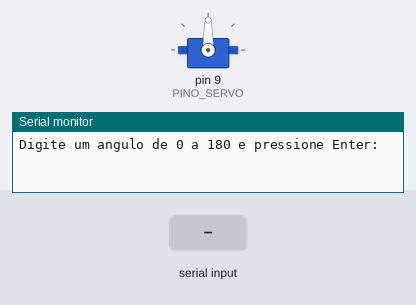
Simulated run of this sketch. Board: Arduino Uno, built with avr-gcc and run on an emulated ATmega328P. On the bench: servo, the last lines printed to the serial monitor. The inputs (shaded band) are chosen by the test bench.

Above: at 1.2 s.
1.3 s: "90,45\n" received over Serial
At 2.1 s:
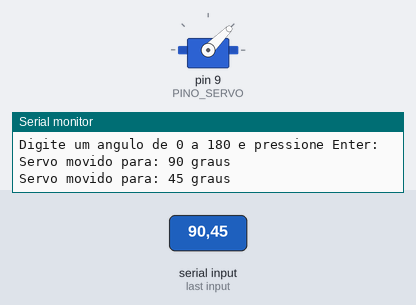
2.8 s: "30,150\n" received over Serial
At 3.3 s:
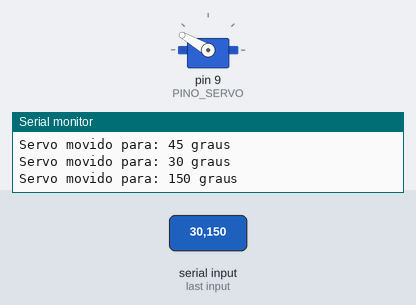
4.3 s: "5\n" received over Serial
At 5.5 s:
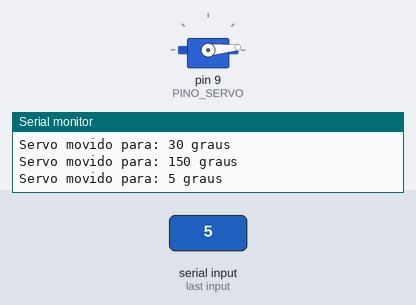
5.8 s: "90\n" received over Serial
At 6.6 s:
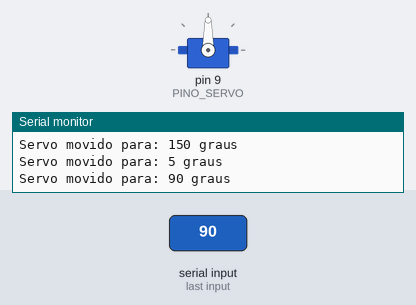
Timing chart, 0 to 8.3 s (numbered marks = the images above; inputs shaded):
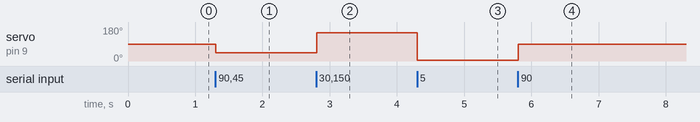

Measured:
- after the input at 1.3 s, servo on pin 9 (PINO_SERVO): 90° → 45° at once
- after the input at 2.8 s, servo on pin 9 (PINO_SERVO): 45° → 150° at once
- after the input at 4.3 s, servo on pin 9 (PINO_SERVO): 150° → 5° at once
- after the input at 5.8 s, servo on pin 9 (PINO_SERVO): 5° → 90° at once

The sketch:

servoAngle.ino
```cpp
#include <Servo.h>

Servo meuServo;

const int PINO_SERVO = 9;

void setup() {
  Serial.begin(9600);
  meuServo.attach(PINO_SERVO);

  Serial.println("Digite um angulo de 0 a 180 e pressione Enter:");
}

void loop() {
  if (Serial.available() > 0) {
    int angulo = Serial.parseInt();

    if (angulo >= 0 && angulo <= 180) {
      meuServo.write(angulo);

      Serial.print("Servo movido para: ");
      Serial.print(angulo);
      Serial.println(" graus");
    } else {
      Serial.println("Angulo invalido. Digite de 0 a 180.");
    }

    while (Serial.available() > 0) {
      Serial.read();
    }
  }
}
```
